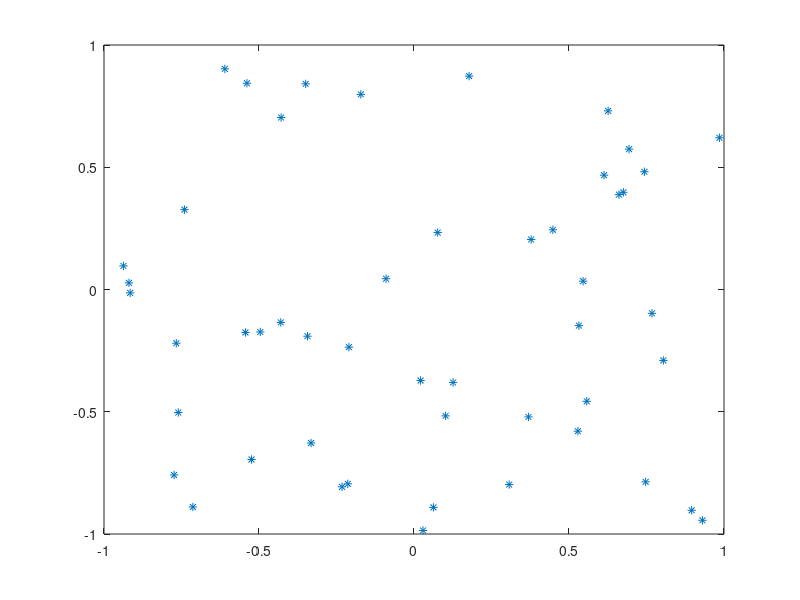

Reproduce this figure in MATLAB. (Note: this script raises an error after producing the figure.)
clc
clear all
close all

NbBoid = 50; 
niter = 200;

%boid : matrice 4*NbBoid
%boid(1:2,k) : vecteur position de l'oiseau k
%boid(3:4,k) : vecteur vitesse de l'oiseau k

%Initialisation
boid = 2*rand(4,NbBoid)-1;

plot(boid(1,:),boid(2,:),'*')
axis([-1 1 -1 1])
pause(2);


for k=1:niter
for j=1:NbBoid
tmp = boid;
[v1,v2,v3] = rules(NbBoid,boid,j);
[vx,vy] = bound(boid(1:2,j));
v4 = [vx,vy]';
v = v1+v2+v3+v4;
boid(3:4,j) = vlim(boid(3:4,j) + v);
boid(1:2,j) = boid(1:2,j) + boid(3:4,j);
end
pause(0.04);
plot(boid(1,:),boid(2,:),'*')
z = 2.5;
axis([-z z -z z])
end
